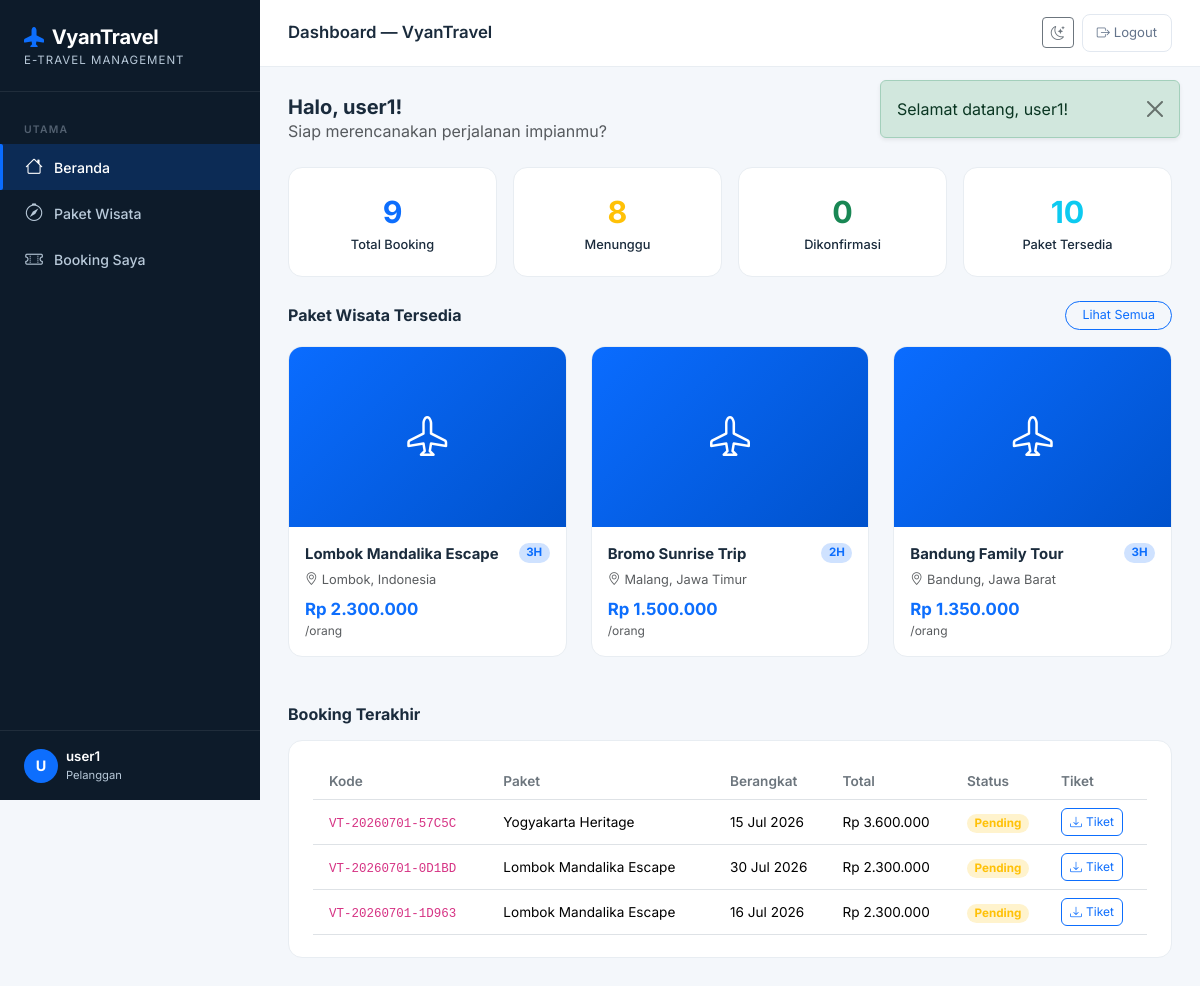
The app's page /pelanggan/dashboard (signed in) with its own data.
### tables this page shows
CREATE TABLE `paket_wisata` (
  `id` int(10) UNSIGNED NOT NULL,
  `nama_paket` varchar(150) NOT NULL,
  `destinasi` varchar(150) NOT NULL,
  `harga` decimal(12,2) NOT NULL,
  `deskripsi` text DEFAULT NULL,
  `foto` varchar(255) DEFAULT NULL,
  `durasi_hari` tinyint(3) UNSIGNED DEFAULT 1,
  `kuota` smallint(5) UNSIGNED DEFAULT 10,
  `status` enum('aktif','nonaktif') DEFAULT 'aktif',
  `created_at` timestamp NOT NULL DEFAULT current_timestamp(),
  `updated_at` timestamp NOT NULL DEFAULT current_timestamp() ON UPDATE current_timestamp()
);

CREATE TABLE `bookings` (
  `id` int(10) UNSIGNED NOT NULL,
  `kode_booking` varchar(20) NOT NULL,
  `user_id` int(10) UNSIGNED NOT NULL,
  `paket_id` int(10) UNSIGNED NOT NULL,
  `tanggal_pesan` date NOT NULL,
  `tanggal_berangkat` date NOT NULL,
  `jumlah_peserta` tinyint(3) UNSIGNED DEFAULT 1,
  `total_harga` decimal(14,2) NOT NULL,
  `status` enum('pending','dikonfirmasi','dibatalkan') DEFAULT 'pending',
  `catatan` text DEFAULT NULL,
  `pdf_path` varchar(255) DEFAULT NULL,
  `created_at` timestamp NOT NULL DEFAULT current_timestamp()
);

### app/Core/BaseController.php (called while the page is built, shortened)
<?php
    abstract class BaseController {
    protected function view(string $view, array $data = [], string $layout = 'layouts/main'): void {
        extract($data, EXTR_SKIP);
        $viewFile   = APP_PATH . '/Views/' . $view . '.php';
        require $viewFile;
    }
}

### app/Controllers/PelangganController.php (called while the page is built, shortened)
<?php
require_once APP_PATH . '/Core/BaseController.php';
require_once APP_PATH . '/Models/PaketWisataModel.php';
require_once APP_PATH . '/Models/BookingModel.php';
class PelangganController extends BaseController {
    private PaketWisataModel $paketModel;
    private BookingModel     $bookingModel;
    public function __construct() {
        $this->paketModel        = new PaketWisataModel();
        $this->bookingModel      = new BookingModel();
    }
    public function dashboard(): void {
        $this->view('pelanggan/dashboard', [
            'title'    => 'Dashboard — ' . APP_NAME,
            'pakets'   => $this->paketModel->getAll('aktif'),
            'bookings' => $this->bookingModel->getByUser((int) $_SESSION['user_id']),
        ]);
    }
}

### public/index.php (called while the page is built, shortened)
<?php
require_once ROOT_PATH . '/config/Database.php';
require_once ROOT_PATH . '/app/Core/Router.php';
require_once ROOT_PATH . '/app/Core/BaseController.php';
$router = new Router();
$router->get('/',          ['AuthController', 'showLogin']);
$router->get('/login',     ['AuthController', 'showLogin']);
$router->post('/login',    ['AuthController', 'login']);
$router->get('/register',  ['AuthController', 'showRegister']);
$router->post('/register', ['AuthController', 'register']);
$router->get('/logout',    ['AuthController', 'logout']);
$router->get('/admin/dashboard',                ['AdminController', 'dashboard']);
$router->get('/admin/paket',                    ['AdminController', 'paketIndex']);
$router->get('/admin/paket/create',             ['AdminController', 'paketCreate']);
$router->post('/admin/paket/store',             ['AdminController', 'paketStore']);
$router->get('/admin/paket/:id/edit',           ['AdminController', 'paketEdit']);
$router->post('/admin/paket/:id/update',        ['AdminController', 'paketUpdate']);
$router->post('/admin/paket/:id/delete',        ['AdminController', 'paketDelete']);
$router->get('/admin/booking',                  ['AdminController', 'bookingIndex']);
$router->post('/admin/booking/:id/status',      ['AdminController', 'bookingUpdateStatus']);
$router->get('/pelanggan/dashboard',            ['PelangganController', 'dashboard']);
$router->get('/pelanggan/paket',                ['PelangganController', 'paketList']);
$router->get('/pelanggan/paket/:id',            ['PelangganController', 'paketDetail']);
$router->post('/pelanggan/booking/store',       ['PelangganController', 'bookingStore']);
$router->get('/pelanggan/booking',              ['PelangganController', 'bookingList']);
$router->get('/pelanggan/booking/:id/hotel',    ['PelangganController', 'hotelOptions']);
$router->post('/pelanggan/hotel-booking/store', ['PelangganController', 'hotelBookingStore']);
$router->get('/pelanggan/booking/:id/download', ['PelangganController', 'downloadTiket']);
$router->dispatch(
    $_SERVER['REQUEST_METHOD'],
    $_SERVER['REQUEST_URI']
);

### app/Models/BookingModel.php (called while the page is built, shortened)
<?php
require_once ROOT_PATH . '/config/Database.php';
class BookingModel {
    private PDO $db;
    public function __construct() {
        $this->db = Database::getConnection();
    }
    public function getByUser(int $userId): array {
        $stmt = $this->db->prepare(
            "SELECT b.*, p.nama_paket, p.destinasi, p.foto
               FROM bookings b
               JOIN paket_wisata p ON b.paket_id = p.id
              WHERE b.user_id = :user_id
              ORDER BY b.created_at DESC"
        );
        $stmt->execute([':user_id' => $userId]);
        return $stmt->fetchAll();
    }
}

### config/Database.php (called while the page is built, shortened)
<?php
class Database {
    private static ?PDO $instance = null;
    private static string $host   = 'localhost';
    private static string $db     = 'vyantravel_db';
    private static string $user   = 'root';
    private static string $pass   = '';
    private static string $charset = 'utf8mb4';
    public static function getConnection(): PDO {
        if (self::$instance === null) {
            $dsn = "mysql:host=" . self::$host
                 . ";dbname=" . self::$db
                 . ";charset=" . self::$charset;
            $options = [
                PDO::ATTR_ERRMODE            => PDO::ERRMODE_EXCEPTION,
                PDO::ATTR_DEFAULT_FETCH_MODE => PDO::FETCH_ASSOC,
                PDO::ATTR_EMULATE_PREPARES   => false,
            ];
            try {
                self::$instance = new PDO($dsn, self::$user, self::$pass, $options);
            } catch (PDOException $e) {
                error_log("DB Connection Error: " . $e->getMessage());
                http_response_code(500);
                die(json_encode(['error' => 'Koneksi database gagal. Silakan coba lagi nanti.']));
            }
        }
        return self::$instance;
    }
}

### app/Models/PaketWisataModel.php (called while the page is built, shortened)
<?php
require_once ROOT_PATH . '/config/Database.php';
class PaketWisataModel {
    private PDO $db;
    public function __construct() {
        $this->db = Database::getConnection();
    }
    public function getAll(string $status = 'aktif'): array {
        if ($status === 'all') {
            $stmt = $this->db->query(
                "SELECT * FROM paket_wisata ORDER BY created_at DESC"
            );
        } else {
            $stmt = $this->db->prepare(
                "SELECT * FROM paket_wisata WHERE status = :status ORDER BY created_at DESC"
            );
            $stmt->execute([':status' => $status]);
        }
        return $stmt->fetchAll();
    }
}

### app/Views/pelanggan/dashboard.php (the view)
<div class="mb-4">
    <h5 class="fw-700 mb-0">
        Halo, <?= htmlspecialchars($_SESSION['user_name']) ?>!
    </h5>
    <p class="text-muted mb-0 fs-9">Siap merencanakan perjalanan impianmu?</p>
</div>
<?php
$bookings = $bookings ?? [];
$pakets   = $pakets ?? [];
$pending       = array_filter($bookings, fn($b) => $b['status'] === 'pending');
$dikonfirmasi  = array_filter($bookings, fn($b) => $b['status'] === 'dikonfirmasi');
?>
<div class="row g-3 mb-4">
    <div class="col-6 col-md-3">
        <div class="stat-card text-center">
            <div class="stat-value text-primary"><?= count($bookings) ?></div>
            <div class="stat-label">Total Booking</div>
        </div>
    </div>
    <div class="col-6 col-md-3">
        <div class="stat-card text-center">
            <div class="stat-value text-warning"><?= count($pending) ?></div>
            <div class="stat-label">Menunggu</div>
        </div>
    </div>
    <div class="col-6 col-md-3">
        <div class="stat-card text-center">
            <div class="stat-value text-success"><?= count($dikonfirmasi) ?></div>
            <div class="stat-label">Dikonfirmasi</div>
        </div>
    </div>
    <div class="col-6 col-md-3">
        <div class="stat-card text-center">
            <div class="stat-value text-info"><?= count($pakets) ?></div>
            <div class="stat-label">Paket Tersedia</div>
        </div>
    </div>
</div>
<div class="d-flex justify-content-between align-items-center mb-3">
    <h6 class="fw-700 mb-0">Paket Wisata Tersedia</h6>
    <a href="<?= BASE_URL ?>/pelanggan/paket" class="btn btn-sm btn-outline-primary rounded-pill px-3 fs-78">Lihat Semua</a>
</div>
<div class="row g-4 mb-5">
    <?php foreach (array_slice($pakets, 0, 3) as $p): ?>
    <div class="col-md-4">
        <div class="stat-card p-0 overflow-hidden h-100 card-hoverable"
             onclick="location.href='<?= BASE_URL ?>/pelanggan/paket/<?= $p['id'] ?>'">
            <?php if ($p['foto']): ?>
            <img src="<?= BASE_URL ?>/uploads/paket/<?= htmlspecialchars($p['foto']) ?>"
                 alt="<?= htmlspecialchars($p['nama_paket']) ?>"
                 class="img-cover-180">
            <?php else: ?>
            <div class="img-cover-180 bg-gradient-primary d-flex align-items-center justify-content-center text-white fs-2-5">
                <i class="bi bi-airplane"></i>
            </div>
            <?php endif; ?>
            <div class="p-3">
                <div class="d-flex justify-content-between align-items-start mb-1">
                    <strong class="fs-93"> <?= htmlspecialchars($p['nama_paket']) ?></strong>
                    <span class="badge bg-primary-subtle text-primary rounded-pill fs-72">
                        <?= $p['durasi_hari'] ?>H
                    </span>
                </div>
                <div class="text-muted mb-2 fs-8">
                    <i class="bi bi-geo-alt me-1"></i><?= htmlspecialchars($p['destinasi']) ?>
                </div>
                <div class="fs-105 fw-700 text-primary">
                    Rp <?= number_format($p['harga'], 0, ',', '.') ?>
                </div>
                <div class="text-muted fs-75">/orang</div>
            </div>
        </div>
    </div>
    <?php endforeach; ?>
</div>
<?php if (!empty($bookings)): ?>
<h6 class="fw-700 mb-3">Booking Terakhir</h6>
<div class="stat-card">
    <div class="table-responsive">
        <table class="table table-hover align-middle mb-0 fs-85">
            <thead class="bg-light">
                <tr>
                    <th class="py-2 ps-3 fw-600 text-secondary">Kode</th>
                    <th class="fw-600 text-secondary">Paket</th>
                    <th class="fw-600 text-secondary">Berangkat</th>
                    <th class="fw-600 text-secondary">Total</th>
                    <th class="fw-600 text-secondary">Status</th>
                    <th class="fw-600 text-secondary">Tiket</th>
                </tr>
            </thead>
            <tbody>
            <?php foreach (array_slice($bookings, 0, 3) as $b): ?>
            <tr>
                <td class="ps-3"><code class="fs-78"><?= htmlspecialchars($b['kode_booking']) ?></code></td>
                <td><?= htmlspecialchars($b['nama_paket']) ?></td>
                <td><?= date('d M Y', strtotime($b['tanggal_berangkat'])) ?></td>
                <td>Rp <?= number_format($b['total_harga'], 0, ',', '.') ?></td>
                <td>
                    <?php $sc = ['pending'=>'warning','dikonfirmasi'=>'success','dibatalkan'=>'danger'][$b['status']] ?? 'secondary' ?>
                    <span class="badge bg-<?= $sc ?>-subtle text-<?= $sc ?> rounded-pill fs-73">
                        <?= ucfirst($b['status']) ?>
                    </span>
                </td>
                <td>
                    <a href="<?= BASE_URL ?>/pelanggan/booking/<?= $b['id'] ?>/download"
                       class="btn btn-sm btn-outline-primary rounded-2 btn-sm-xs">
                        <i class="bi bi-download me-1"></i>Tiket
                    </a>
                </td>
            </tr>
            <?php endforeach; ?>
            </tbody>
        </table>
    </div>
</div>
<?php endif; ?>

### app/Core/Router.php (shortened to what this page needs)
<?php
class Router {
    private array $routes = [];
    public function get(string $path, array $handler): void {
        $this->routes['GET'][$path] = $handler;
    }
    public function post(string $path, array $handler): void {
        $this->routes['POST'][$path] = $handler;
    }
    public function dispatch(string $method, string $uri): void {
        $uri = strtok($uri, '?');
        $uri = urldecode($uri);
        $base = rtrim(dirname($_SERVER['SCRIPT_NAME']), '/');
        $uri  = '/' . ltrim(substr($uri, strlen($base)), '/');
        $uri  = ($uri === '') ? '/' : $uri;
        $routes = $this->routes[$method] ?? [];
        foreach ($routes as $route => $handler) {
            $pattern = preg_replace('#:([a-zA-Z0-9_]+)#', '(?P<$1>[^/]+)', $route);
            $pattern = '#^' . $pattern . '$#';
            if (preg_match($pattern, $uri, $matches)) {
                [$controllerClass, $methodName] = $handler;
                $params = array_filter($matches, 'is_string', ARRAY_FILTER_USE_KEY);
                $ctrl   = new $controllerClass();
                $ctrl->$methodName(...array_values($params));
                return;
            }
        }
    }
}

### app/Views/layouts/main.php (style rules this page uses)
:root { --vt-primary: #0A6CFF; --vt-primary-d: #0052CC; --vt-accent: #FF6B35; --vt-sidebar-w: 260px; --vt-sidebar-bg:#0D1B2A; --vt-sidebar-txt:#B8C9D9; --vt-sidebar-active:#0A6CFF; }
* { box-sizing: border-box; }
body { font-family: 'Inter', sans-serif; background: #F4F7FB; color: #1A2B3C; min-height: 100vh; }
.table-responsive { overflow-x: auto; -webkit-overflow-scrolling: touch; }
@media (min-width: 992px) { .btn { min-height: auto; } }
.stat-card { background: #fff; border-radius: 14px; padding: 22px 24px; border: 1px solid #E8EDF2; position: relative; overflow: hidden; }
.stat-card .stat-value { font-size: 1.9rem; font-weight: 700; color: inherit; }
.stat-card .stat-label { font-size: .8rem; color: inherit; font-weight: 500; }
.stat-card code { font-size: .85rem; }
.fs-2-5 { font-size: 2.5rem !important; }
.fs-105 { font-size: 1.05rem !important; }
.fs-93 { font-size: .93rem !important; }
.fs-85 { font-size: .85rem !important; }
.fs-8 { font-size: .8rem !important; }
.fs-78 { font-size: .78rem !important; }
.fs-75 { font-size: .75rem !important; }
.fs-73 { font-size: .73rem !important; }
.fs-72 { font-size: .72rem !important; }
.fw-700 { font-weight: 700 !important; }
.fw-600 { font-weight: 600 !important; }
.btn-sm-xs { font-size: .75rem !important; }
.img-cover-180, .img-cover-200, .img-cover-300 { width: 100%; object-fit: cover; }
.img-cover-180 { height: 180px; }
.bg-gradient-primary { background: linear-gradient(135deg, #0A6CFF, #0052CC); }
.card-hoverable { transition: transform .2s, box-shadow .2s; cursor: pointer; }

### records on screen
paket_wisata: nama_paket "Lombok Mandalika Escape", durasi_hari "3", destinasi "Lombok, Indonesia", harga "2.300.000"
paket_wisata: nama_paket "Bromo Sunrise Trip", durasi_hari "2", destinasi "Malang, Jawa Timur", harga "1.500.000"
paket_wisata: nama_paket "Bandung Family Tour", durasi_hari "3", destinasi "Bandung, Jawa Barat", harga "1.350.000"
bookings: kode_booking "VT-20260701-57C5C", paket.nama_paket "Yogyakarta Heritage", tanggal_berangkat "15 Jul 2026", total_harga "3.600.000", status "Pending"
bookings: kode_booking "VT-20260701-0D1BD", paket.nama_paket "Lombok Mandalika Escape", tanggal_berangkat "30 Jul 2026", total_harga "2.300.000", status "Pending"
bookings: kode_booking "VT-20260701-1D963", paket.nama_paket "Lombok Mandalika Escape", tanggal_berangkat "16 Jul 2026", total_harga "2.300.000", status "Pending"

### other values on screen
count($pending) "8"
count($dikonfirmasi) "0"
